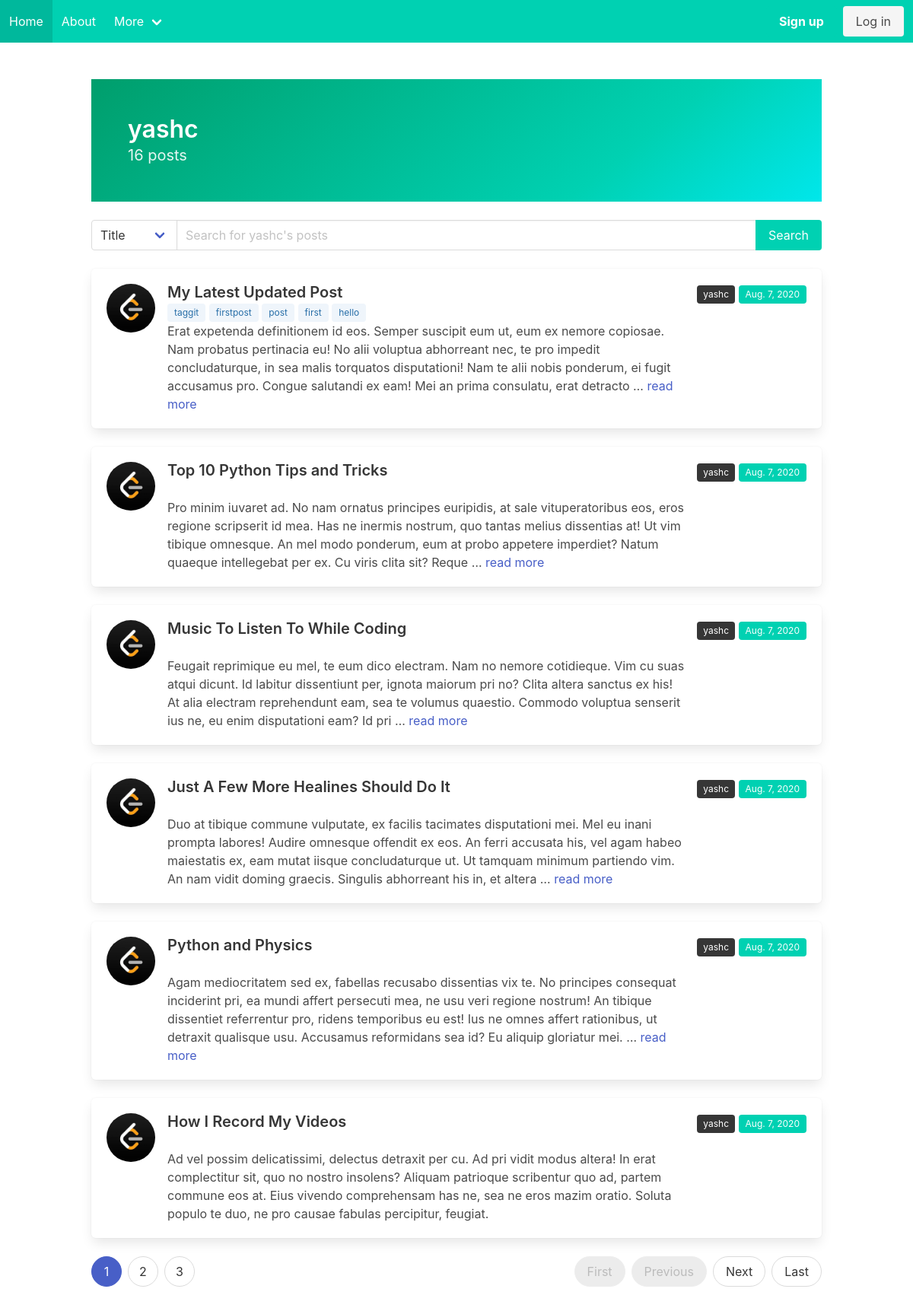
Before: /user/yashc with the older database file.
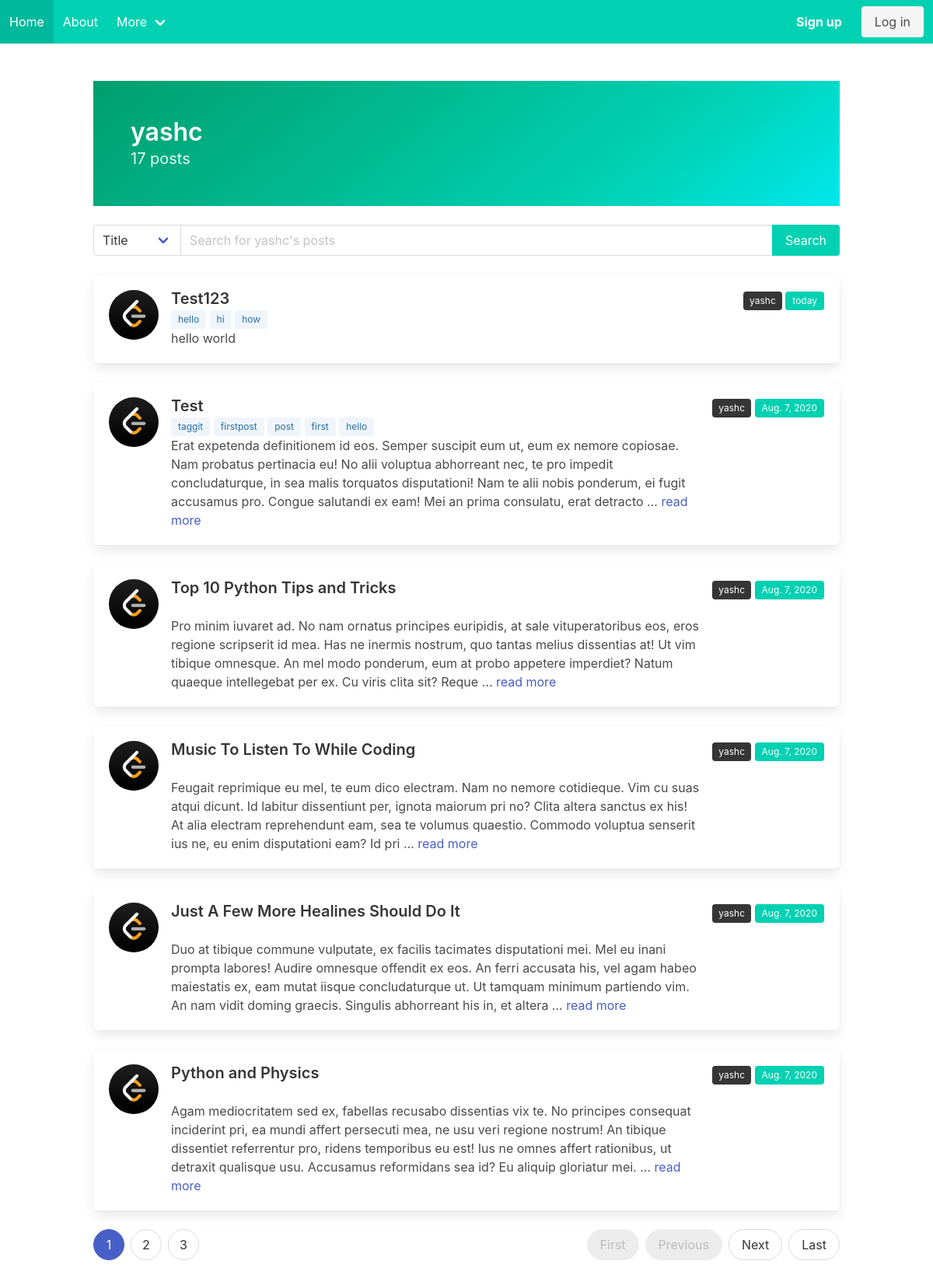
After: the same page with the newer database file.
### blog/models.py (models this page shows, shortened)
class Post(models.Model):
    title = models.CharField(max_length=100)
    content = models.TextField()
    date_posted = models.DateTimeField(auto_now_add=True)
    author = models.ForeignKey(User, on_delete=models.CASCADE)
    view_count = models.PositiveIntegerField(default=0)
    tags = TaggableManager()
    TAGGIT_CASE_INSENSITIVE = True

### users/models.py (models this page shows, shortened)
class Profile(models.Model):
    user = models.OneToOneField(User, on_delete=models.CASCADE)
    image = models.ImageField(default='default.jpg', upload_to='profile_pics')

### blog/views.py (the view)
# urls.py: path('user/<str:username>', UserPostListView.as_view(), name='user-posts'),
class UserPostListView(ListView):
    model = Post
    template_name = 'blog/user_posts.html'
    context_object_name = 'posts'
    ordering = ['-date_posted']
    paginate_by = 6
    def get_queryset(self):
        user = get_object_or_404(User, username=self.kwargs.get('username'))
        option = self.request.GET.get('options')
        query = self.request.GET.get('search')
        result = Post.objects
        if query: result = getResult(option, query)
        result = result.filter(author=user)
        return result.order_by('-date_posted')
    def get_context_data(self, **kwargs):
        context = super().get_context_data(**kwargs)
        option = self.request.GET.get('options')
        query = self.request.GET.get('search')
        if not query:
            query = ''
        context['option'] = option
        context['query'] = query
        return context

### blog/templates/blog/user_posts.html (shortened to what this page needs)
{% extends "blog/base.html" %}
{% block content %}
{% load humanize %}
<section class="hero is-primary is-bold">
    <div class="hero-body">
        <div class="container">
            <h1 class="title">
                {{ view.kwargs.username }}
            </h1>
            <h2 class="subtitle">
                {{ page_obj.paginator.count }} posts
            </h2>
        </div>
    </div>
</section>
<br>
<form method="GET" action="">
    <div class="field has-addons has-addons-centered">
        <p class="control">
            <span class="select">
                <select name="options">
                    <option value="title">Title</option>
                </select>
            </span>
        </p>
        <p class="control is-expanded">
            <input class="input" type="search" placeholder="Search for {{view.kwargs.username}}'s posts"
                value="{{query}}" name="search">
        </p>
        <p class="control" type="submit">
            <button class="button is-primary">
                Search
            </button>
        </p>
    </div>
</form>
<br>
{% for post in posts %}
<div class="box">
    <article class="media">
        <figure class="media-left">
            <a href="{% url 'user-posts' post.author.username %}" class="image is-64x64">
                <img class="is-rounded" src="{{ post.author.profile.image.url }}">
            </a>
        </figure>
        <div class="media-content">
            <div class="content">
                <a href="{% url 'post-detail' post.id %}">
                    <strong class="title is-5">{{post.title}}</strong>
                </a>
                <br>
                {% for tag in post.tags.all %}
                <a href="?options=tag&search={{tag}}" class="tag is-info is-light">{{tag}}</a>
                {% endfor %}
                <br>
                {{post.content|truncatewords:50}}
                {% if post.content|wordcount > 50 %}
                <a href="{% url 'post-detail' post.id %}">read more</a>
                {% endif %}
            </div>
        </div>
        <div class="media-right">
            <a class="px-2 tag is-dark" href="{% url 'user-posts' post.author.username %}">{{post.author}}</a>
            <small class="tag is-primary">{{post.date_posted|naturalday}}</small>
        </div>
    </article>
</div>
{% endfor %}
<nav class="pagination is-rounded" role="navigation" aria-label="pagination">
    {% if is_paginated %}
    {% if page_obj.has_previous %}
    <a class="pagination-previous" href="?page=1">First</a>
    <a class="pagination-previous" href="?page={{ page_obj.previous_page_number }}">Previous</a>
    {% else %}
    <a class="pagination-previous" title="This is the first page" disabled>First</a>
    <a class="pagination-previous" title="This is the first page" disabled>Previous</a>
    {% endif %}
    <ul class="pagination-list">
        {% for num in page_obj.paginator.page_range %}
        {% if page_obj.number == num %}
        <li>
            <a class="pagination-link is-current" aria-label="Page {{ num }}" aria-current="page"
                href="?page={{ num }}">{{ num }}</a>
        </li>
        {% elif num > page_obj.number|add:'-3' and num < page_obj.number|add:'3' %}
        <li>
            <a class="pagination-link" aria-label="Goto page {{ num }}" href="?page={{ num}}">{{ num }}</a>
        </li>
        {% endif %}
        {% endfor %}
    </ul>
    {% if page_obj.has_next %}
    <a class="pagination-next" href="?page={{ page_obj.next_page_number }}">Next</a>
    <a class="pagination-next" href="?page={{ page_obj.paginator.num_pages }}">Last</a>
    {% else %}
    <a class="pagination-next" title="This is the last page" disabled>Next</a>
    <a class="pagination-next" href="?page={{ page_obj.paginator.num_pages }}">Last</a>
    {% endif %}
    {% endif %}
</nav>
{% endblock content %}

Changed rows visible on the page:
no longer on this page (row unchanged): Post: author.profile.image (picture), title "How I Record My Videos", content "Ad vel possim delicatissimi, delectus detraxit per cu. Ad pri vidit modus altera! In erat complectitur sit, quo no nostro insolens? Aliquam patrioque scribentur quo ad, partem commune eos at. Eius vivendo comprehensam has ne, sea ne eros mazim oratio. Soluta populo te duo, ne pro causae fabulas percipitur, feugiat.", author "yashc", date_posted "Aug. 7, 2020"
added Post: author.profile.image (picture), title "Test123", content "hello world", author "yashc", date_posted "today", Tag (name "hello")
added Tag: name "hi", shown under "Test123"
added Tag: name "how", shown under "Test123"
changed Post: title "My Latest Updated Post" → "Test"
Other visible differences:
{{ page_obj.paginator.count }}: "16" → "17"
